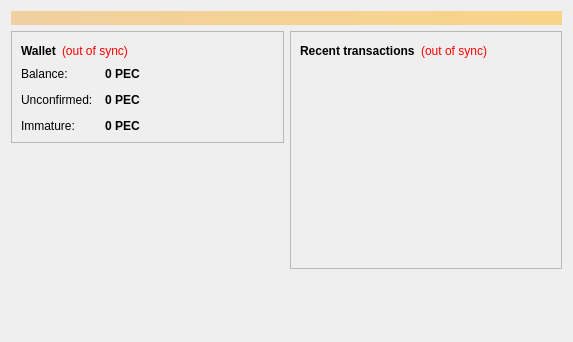
<?xml version="1.0" encoding="UTF-8"?>
<ui version="4.0">
 <class>OverviewPage</class>
 <widget class="QWidget" name="OverviewPage">
  <property name="geometry">
   <rect>
    <x>0</x>
    <y>0</y>
    <width>573</width>
    <height>342</height>
   </rect>
  </property>
  <property name="windowTitle">
   <string>Form</string>
  </property>
  <layout class="QVBoxLayout" name="topLayout">
   <item>
    <widget class="QLabel" name="labelAlerts">
     <property name="visible">
      <bool>false</bool>
     </property>
     <property name="styleSheet">
      <string notr="true">background-color: qlineargradient(x1: 0, y1: 0, x2: 1, y2: 0, stop:0 #F0D0A0, stop:1 #F8D488); color:#000000;</string>
     </property>
     <property name="wordWrap">
      <bool>true</bool>
     </property>
     <property name="margin">
      <number>3</number>
     </property>
    </widget>
   </item>
   <item>
    <layout class="QHBoxLayout" name="horizontalLayout" stretch="1,1">
     <item>
      <layout class="QVBoxLayout" name="verticalLayout_2">
       <item>
        <widget class="QFrame" name="frame">
         <property name="frameShape">
          <enum>QFrame::StyledPanel</enum>
         </property>
         <property name="frameShadow">
          <enum>QFrame::Raised</enum>
         </property>
         <layout class="QVBoxLayout" name="verticalLayout_4">
          <item>
           <layout class="QHBoxLayout" name="horizontalLayout_4">
            <item>
             <widget class="QLabel" name="label_5">
              <property name="font">
               <font>
                <weight>75</weight>
                <bold>true</bold>
               </font>
              </property>
              <property name="text">
               <string>Wallet</string>
              </property>
             </widget>
            </item>
            <item>
             <widget class="QLabel" name="labelWalletStatus">
              <property name="toolTip">
               <string>The displayed information may be out of date. Your wallet automatically synchronizes with the Bitcoin network after a connection is established, but this process has not completed yet.</string>
              </property>
              <property name="styleSheet">
               <string notr="true">QLabel { color: red; }</string>
              </property>
              <property name="text">
               <string notr="true">(out of sync)</string>
              </property>
              <property name="alignment">
               <set>Qt::AlignLeading|Qt::AlignLeft|Qt::AlignVCenter</set>
              </property>
             </widget>
            </item>
            <item>
             <spacer name="horizontalSpacer_2">
              <property name="orientation">
               <enum>Qt::Horizontal</enum>
              </property>
              <property name="sizeHint" stdset="0">
               <size>
                <width>40</width>
                <height>20</height>
               </size>
              </property>
             </spacer>
            </item>
           </layout>
          </item>
          <item>
           <layout class="QFormLayout" name="formLayout_2">
            <property name="fieldGrowthPolicy">
             <enum>QFormLayout::AllNonFixedFieldsGrow</enum>
            </property>
            <property name="horizontalSpacing">
             <number>12</number>
            </property>
            <property name="verticalSpacing">
             <number>12</number>
            </property>
            <item row="0" column="0">
             <widget class="QLabel" name="label">
              <property name="text">
               <string>Balance:</string>
              </property>
             </widget>
            </item>
            <item row="0" column="1">
             <widget class="QLabel" name="labelBalance">
              <property name="font">
               <font>
                <weight>75</weight>
                <bold>true</bold>
               </font>
              </property>
              <property name="cursor">
               <cursorShape>IBeamCursor</cursorShape>
              </property>
              <property name="toolTip">
               <string>Your current balance</string>
              </property>
              <property name="text">
               <string notr="true">0 PEC</string>
              </property>
              <property name="textInteractionFlags">
               <set>Qt::LinksAccessibleByMouse|Qt::TextSelectableByKeyboard|Qt::TextSelectableByMouse</set>
              </property>
             </widget>
            </item>
            <item row="1" column="0">
             <widget class="QLabel" name="label_3">
              <property name="text">
               <string>Unconfirmed:</string>
              </property>
             </widget>
            </item>
            <item row="1" column="1">
             <widget class="QLabel" name="labelUnconfirmed">
              <property name="font">
               <font>
                <weight>75</weight>
                <bold>true</bold>
               </font>
              </property>
              <property name="cursor">
               <cursorShape>IBeamCursor</cursorShape>
              </property>
              <property name="toolTip">
               <string>Total of transactions that have yet to be confirmed, and do not yet count toward the current balance</string>
              </property>
              <property name="text">
               <string notr="true">0 PEC</string>
              </property>
              <property name="textInteractionFlags">
               <set>Qt::LinksAccessibleByMouse|Qt::TextSelectableByKeyboard|Qt::TextSelectableByMouse</set>
              </property>
             </widget>
            </item>
            <item row="2" column="0">
             <widget class="QLabel" name="labelImmatureText">
              <property name="text">
               <string>Immature:</string>
              </property>
             </widget>
            </item>
            <item row="2" column="1">
             <widget class="QLabel" name="labelImmature">
              <property name="font">
               <font>
                <weight>75</weight>
                <bold>true</bold>
               </font>
              </property>
              <property name="toolTip">
               <string>Mined balance that has not yet matured</string>
              </property>
              <property name="text">
               <string notr="true">0 PEC</string>
              </property>
              <property name="textInteractionFlags">
               <set>Qt::LinksAccessibleByMouse|Qt::TextSelectableByKeyboard|Qt::TextSelectableByMouse</set>
              </property>
             </widget>
            </item>
           </layout>
          </item>
         </layout>
        </widget>
       </item>
       <item>
        <spacer name="verticalSpacer">
         <property name="orientation">
          <enum>Qt::Vertical</enum>
         </property>
         <property name="sizeHint" stdset="0">
          <size>
           <width>20</width>
           <height>40</height>
          </size>
         </property>
        </spacer>
       </item>
      </layout>
     </item>
     <item>
      <layout class="QVBoxLayout" name="verticalLayout_3">
       <item>
        <widget class="QFrame" name="frame_2">
         <property name="frameShape">
          <enum>QFrame::StyledPanel</enum>
         </property>
         <property name="frameShadow">
          <enum>QFrame::Raised</enum>
         </property>
         <layout class="QVBoxLayout" name="verticalLayout">
          <item>
           <layout class="QHBoxLayout" name="horizontalLayout_2">
            <item>
             <widget class="QLabel" name="label_4">
              <property name="text">
               <string>&lt;b&gt;Recent transactions&lt;/b&gt;</string>
              </property>
             </widget>
            </item>
            <item>
             <widget class="QLabel" name="labelTransactionsStatus">
              <property name="toolTip">
               <string>The displayed information may be out of date. Your wallet automatically synchronizes with the Bitcoin network after a connection is established, but this process has not completed yet.</string>
              </property>
              <property name="styleSheet">
               <string notr="true">QLabel { color: red; }</string>
              </property>
              <property name="text">
               <string notr="true">(out of sync)</string>
              </property>
              <property name="alignment">
               <set>Qt::AlignRight|Qt::AlignTrailing|Qt::AlignVCenter</set>
              </property>
             </widget>
            </item>
            <item>
             <spacer name="horizontalSpacer">
              <property name="orientation">
               <enum>Qt::Horizontal</enum>
              </property>
              <property name="sizeHint" stdset="0">
               <size>
                <width>40</width>
                <height>20</height>
               </size>
              </property>
             </spacer>
            </item>
           </layout>
          </item>
          <item>
           <widget class="QListView" name="listTransactions">
            <property name="styleSheet">
             <string notr="true">QListView { background: transparent; }</string>
            </property>
            <property name="frameShape">
             <enum>QFrame::NoFrame</enum>
            </property>
            <property name="verticalScrollBarPolicy">
             <enum>Qt::ScrollBarAlwaysOff</enum>
            </property>
            <property name="horizontalScrollBarPolicy">
             <enum>Qt::ScrollBarAlwaysOff</enum>
            </property>
            <property name="selectionMode">
             <enum>QAbstractItemView::NoSelection</enum>
            </property>
           </widget>
          </item>
         </layout>
        </widget>
       </item>
       <item>
        <spacer name="verticalSpacer_2">
         <property name="orientation">
          <enum>Qt::Vertical</enum>
         </property>
         <property name="sizeHint" stdset="0">
          <size>
           <width>20</width>
           <height>40</height>
          </size>
         </property>
        </spacer>
       </item>
      </layout>
     </item>
    </layout>
   </item>
  </layout>
 </widget>
 <resources/>
 <connections/>
</ui>
